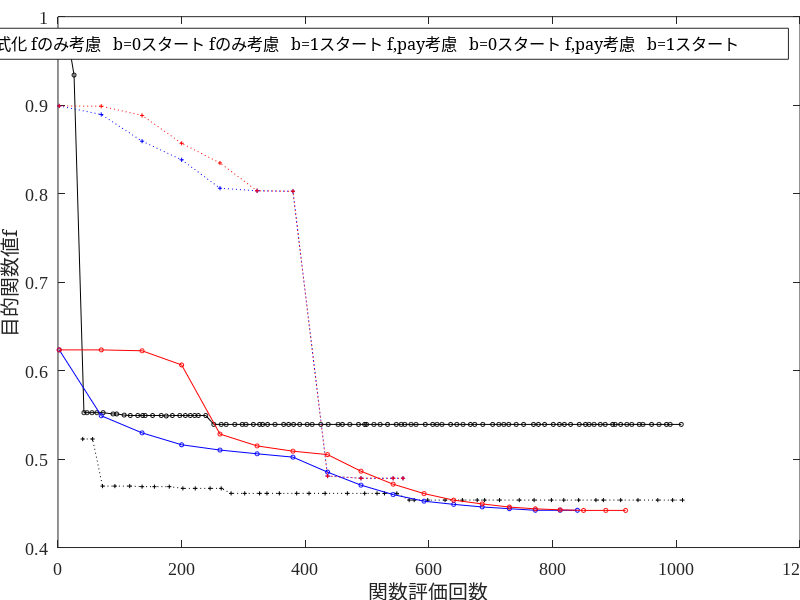
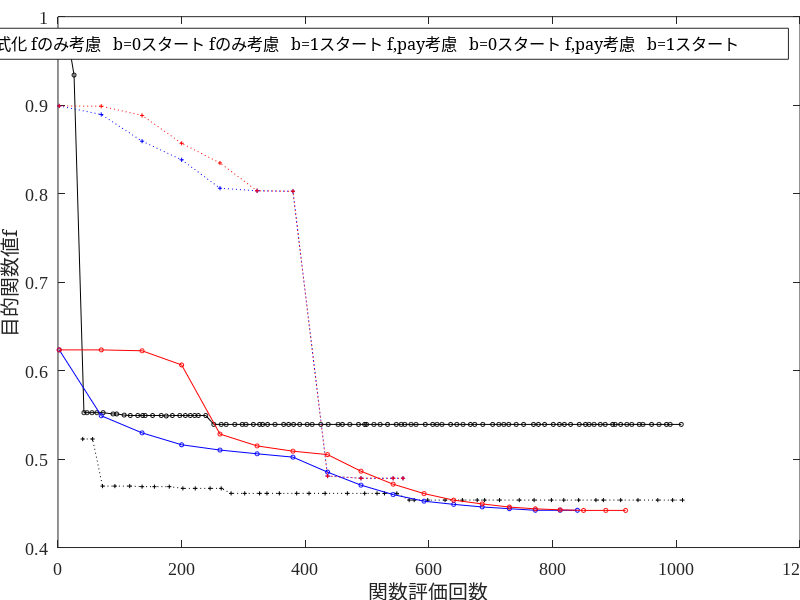
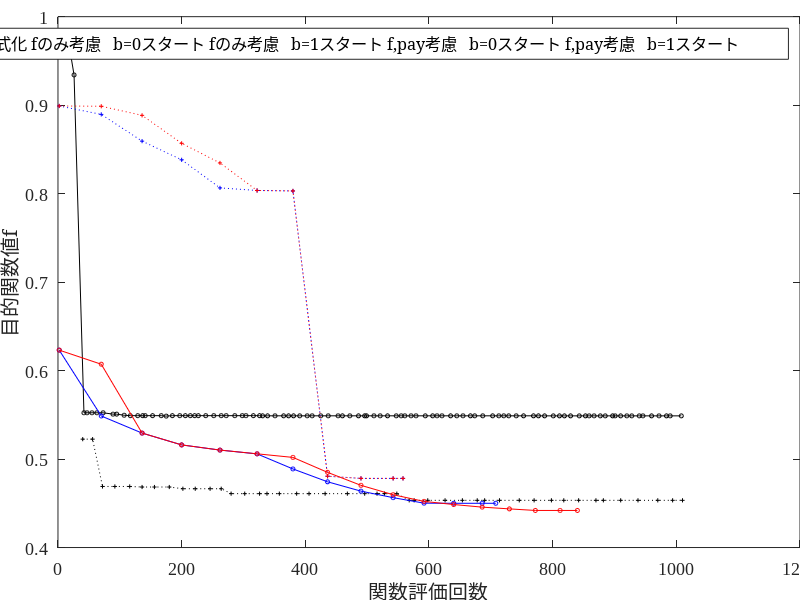
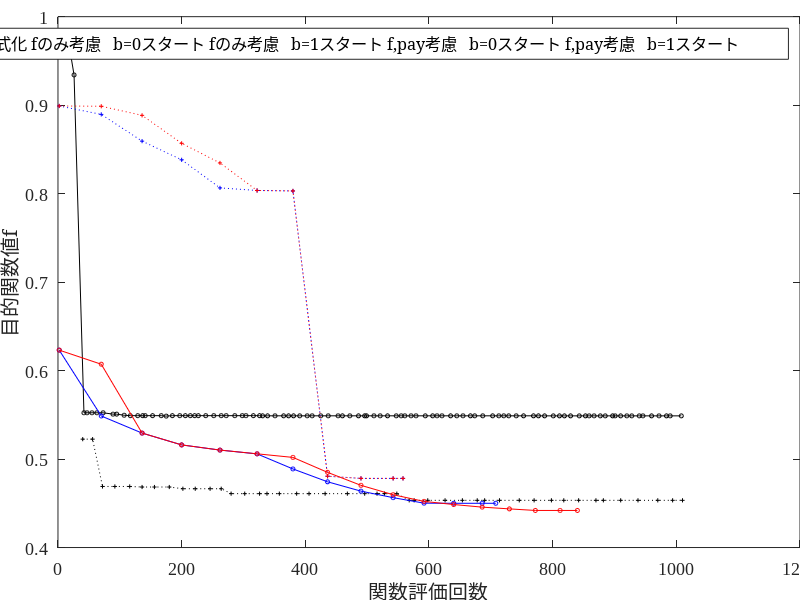

These figures' MATLAB source, in order:
function make_image()
    load data.mat data %data = [naha42, naha256, hako42, hako256];
    for i = 1 : 8
        figure('Position',[100 100 480,360],'Visible','on');
        set(gca,'Fontname','Times New Roman','FontSize',13,'NextPlot','add', ...
            'Color','none','Box','on','LooseInset', get(gca, 'TightInset'));
        C = {'k-o','k:+','b-o','b:+','r-o','r:+'};
        if i < 5
            s = 18*(i-1); yint = 1; ystr =  '目的関数値f';
        else
            s = 18*(i-5); yint = 0; ystr =  '支給金額pay';
        end
        for j = 1 : 6
            k = find(data(:,s+3*j-2));
            p(j) = plot(data(k,s+3*j-2), data(k,s+3*j-yint),C{j},'MarkerSize',3);
        end
        xlabel('関数評価回数','FontName','ＭＳ 明朝');
        ylabel(ystr,'FontName','ＭＳ 明朝');
        label = ["従来の最適化 従来の定式化","従来の最適化 提案の定式化",...
            " fのみ考慮   b=0スタート"," fのみ考慮   b=1スタート",...
            " f,pay考慮   b=0スタート"," f,pay考慮   b=1スタート"];
        legend(p,label,'Color','white','FontName','ＭＳ 明朝');
        %axis square;
        exportgraphics(gcf,[num2str(i),'.eps'],'BackgroundColor','none','ContentType','vector');
        savefig([num2str(i),'.fig']);
        close;
    end
end
